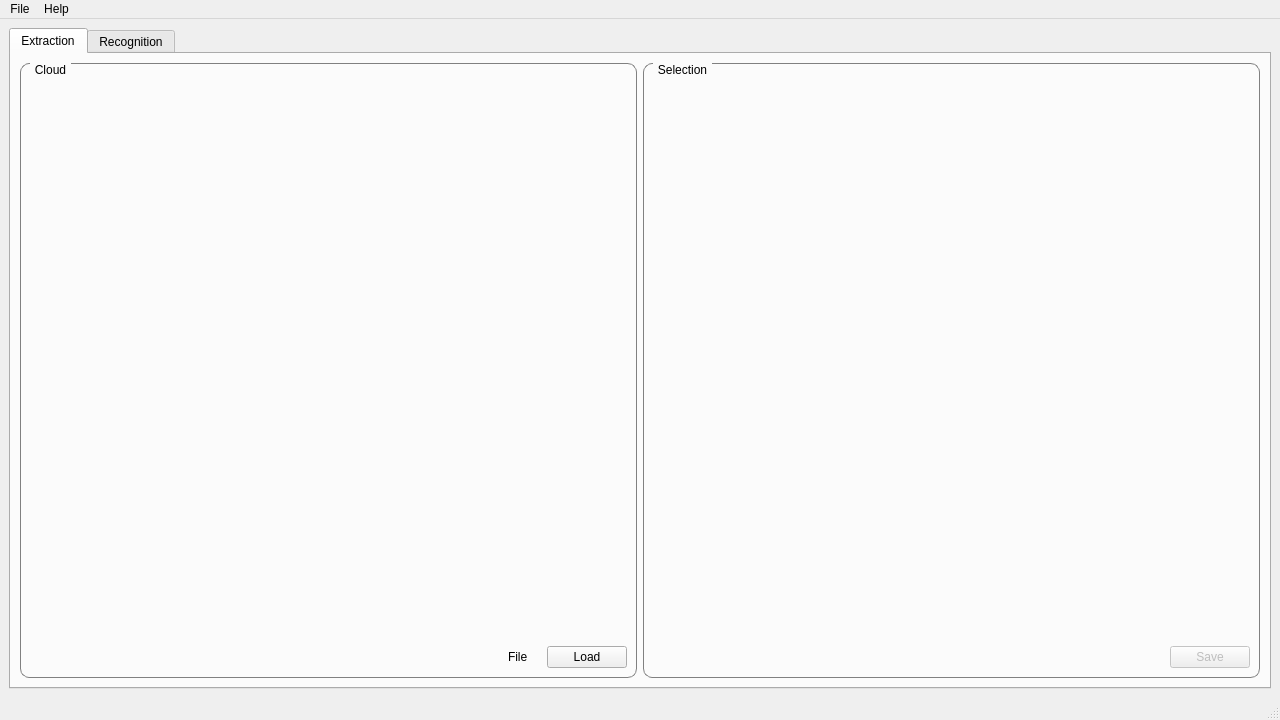
<?xml version="1.0" encoding="UTF-8"?>
<ui version="4.0">
 <class>PCLObjectExtractor</class>
 <widget class="QMainWindow" name="PCLObjectExtractor">
  <property name="geometry">
   <rect>
    <x>0</x>
    <y>0</y>
    <width>1280</width>
    <height>720</height>
   </rect>
  </property>
  <property name="windowTitle">
   <string>PCL Object Extractor</string>
  </property>
  <widget class="QWidget" name="centralwidget">
   <layout class="QVBoxLayout" name="verticalLayout">
    <item>
     <widget class="QTabWidget" name="tabWidget">
      <property name="currentIndex">
       <number>0</number>
      </property>
      <widget class="QWidget" name="selectionTab">
       <attribute name="title">
        <string>Extraction</string>
       </attribute>
       <layout class="QVBoxLayout" name="verticalLayout_6">
        <item>
         <layout class="QHBoxLayout" name="horizontalLayout_2">
          <item>
           <widget class="QGroupBox" name="groupBox_1">
            <property name="styleSheet">
             <string notr="true">QGroupBox {
    border: 1px solid gray;
    border-radius: 9px;
    margin-top: 0.5em;
}

QGroupBox::title {
    subcontrol-origin: margin;
    left: 10px;
    padding: 0 3px 0 3px;
}</string>
            </property>
            <property name="title">
             <string>Cloud</string>
            </property>
            <layout class="QVBoxLayout" name="verticalLayout_2">
             <item>
              <widget class="QVTKWidget" name="qvtkWidget_1" native="true">
               <property name="sizePolicy">
                <sizepolicy hsizetype="Preferred" vsizetype="MinimumExpanding">
                 <horstretch>0</horstretch>
                 <verstretch>0</verstretch>
                </sizepolicy>
               </property>
               <zorder>horizontalSpacer_2</zorder>
              </widget>
             </item>
             <item>
              <layout class="QHBoxLayout" name="horizontalLayout">
               <item>
                <spacer name="horizontalSpacer_2">
                 <property name="orientation">
                  <enum>Qt::Horizontal</enum>
                 </property>
                 <property name="sizeHint" stdset="0">
                  <size>
                   <width>40</width>
                   <height>20</height>
                  </size>
                 </property>
                </spacer>
               </item>
               <item>
                <widget class="QLabel" name="label_3">
                 <property name="sizePolicy">
                  <sizepolicy hsizetype="Preferred" vsizetype="Preferred">
                   <horstretch>0</horstretch>
                   <verstretch>0</verstretch>
                  </sizepolicy>
                 </property>
                 <property name="text">
                  <string>File</string>
                 </property>
                </widget>
               </item>
               <item>
                <widget class="QLabel" name="pointCloudSourceLabel">
                 <property name="sizePolicy">
                  <sizepolicy hsizetype="Preferred" vsizetype="Fixed">
                   <horstretch>0</horstretch>
                   <verstretch>0</verstretch>
                  </sizepolicy>
                 </property>
                 <property name="text">
                  <string/>
                 </property>
                 <property name="alignment">
                  <set>Qt::AlignCenter</set>
                 </property>
                </widget>
               </item>
               <item>
                <widget class="QPushButton" name="loadButton">
                 <property name="sizePolicy">
                  <sizepolicy hsizetype="Preferred" vsizetype="Preferred">
                   <horstretch>0</horstretch>
                   <verstretch>0</verstretch>
                  </sizepolicy>
                 </property>
                 <property name="text">
                  <string>Load</string>
                 </property>
                </widget>
               </item>
              </layout>
             </item>
            </layout>
            <zorder></zorder>
            <zorder></zorder>
            <zorder></zorder>
           </widget>
          </item>
          <item>
           <widget class="QGroupBox" name="groupBox_2">
            <property name="styleSheet">
             <string notr="true">QGroupBox {
    border: 1px solid gray;
    border-radius: 9px;
    margin-top: 0.5em;
}

QGroupBox::title {
    subcontrol-origin: margin;
    left: 10px;
    padding: 0 3px 0 3px;
}</string>
            </property>
            <property name="title">
             <string>Selection</string>
            </property>
            <layout class="QVBoxLayout" name="verticalLayout_3">
             <item>
              <widget class="QVTKWidget" name="qvtkWidget_2" native="true">
               <property name="sizePolicy">
                <sizepolicy hsizetype="Preferred" vsizetype="MinimumExpanding">
                 <horstretch>0</horstretch>
                 <verstretch>0</verstretch>
                </sizepolicy>
               </property>
              </widget>
             </item>
             <item>
              <layout class="QHBoxLayout" name="horizontalLayout_4">
               <item>
                <spacer name="horizontalSpacer">
                 <property name="orientation">
                  <enum>Qt::Horizontal</enum>
                 </property>
                 <property name="sizeHint" stdset="0">
                  <size>
                   <width>40</width>
                   <height>20</height>
                  </size>
                 </property>
                </spacer>
               </item>
               <item>
                <widget class="QLabel" name="pointsSelectedLabel">
                 <property name="text">
                  <string/>
                 </property>
                 <property name="alignment">
                  <set>Qt::AlignRight|Qt::AlignTrailing|Qt::AlignVCenter</set>
                 </property>
                </widget>
               </item>
               <item>
                <widget class="QPushButton" name="saveButton">
                 <property name="enabled">
                  <bool>false</bool>
                 </property>
                 <property name="sizePolicy">
                  <sizepolicy hsizetype="Preferred" vsizetype="Preferred">
                   <horstretch>0</horstretch>
                   <verstretch>0</verstretch>
                  </sizepolicy>
                 </property>
                 <property name="text">
                  <string>Save</string>
                 </property>
                </widget>
               </item>
              </layout>
             </item>
            </layout>
           </widget>
          </item>
         </layout>
        </item>
       </layout>
      </widget>
      <widget class="QWidget" name="tab">
       <attribute name="title">
        <string>Recognition</string>
       </attribute>
       <layout class="QHBoxLayout" name="horizontalLayout_5">
        <item>
         <widget class="QFrame" name="frame_2">
          <property name="frameShape">
           <enum>QFrame::StyledPanel</enum>
          </property>
          <property name="frameShadow">
           <enum>QFrame::Raised</enum>
          </property>
          <layout class="QVBoxLayout" name="verticalLayout_5">
           <item>
            <widget class="QLabel" name="label_2">
             <property name="sizePolicy">
              <sizepolicy hsizetype="Fixed" vsizetype="Fixed">
               <horstretch>0</horstretch>
               <verstretch>0</verstretch>
              </sizepolicy>
             </property>
             <property name="text">
              <string>Model</string>
             </property>
            </widget>
           </item>
           <item>
            <widget class="QVTKWidget" name="qvtkWidget_3" native="true"/>
           </item>
          </layout>
         </widget>
        </item>
        <item>
         <widget class="QFrame" name="frame_4">
          <property name="frameShape">
           <enum>QFrame::StyledPanel</enum>
          </property>
          <property name="frameShadow">
           <enum>QFrame::Raised</enum>
          </property>
          <layout class="QVBoxLayout" name="verticalLayout_7">
           <item>
            <widget class="QLabel" name="label_5">
             <property name="sizePolicy">
              <sizepolicy hsizetype="Fixed" vsizetype="Fixed">
               <horstretch>0</horstretch>
               <verstretch>0</verstretch>
              </sizepolicy>
             </property>
             <property name="text">
              <string>Scene</string>
             </property>
            </widget>
           </item>
           <item>
            <widget class="QVTKWidget" name="qvtkWidget_4" native="true"/>
           </item>
          </layout>
         </widget>
        </item>
       </layout>
      </widget>
     </widget>
    </item>
   </layout>
  </widget>
  <widget class="QMenuBar" name="menubar">
   <property name="geometry">
    <rect>
     <x>0</x>
     <y>0</y>
     <width>1280</width>
     <height>25</height>
    </rect>
   </property>
   <widget class="QMenu" name="menuFile">
    <property name="title">
     <string>File</string>
    </property>
    <addaction name="actionExit"/>
   </widget>
   <widget class="QMenu" name="menuHelp">
    <property name="title">
     <string>Help</string>
    </property>
    <addaction name="actionHelp"/>
   </widget>
   <addaction name="menuFile"/>
   <addaction name="menuHelp"/>
  </widget>
  <widget class="QStatusBar" name="statusbar"/>
  <action name="actionHelp">
   <property name="text">
    <string>About PCL Object Extractor</string>
   </property>
  </action>
  <action name="actionExit">
   <property name="text">
    <string>Exit</string>
   </property>
  </action>
 </widget>
 <customwidgets>
  <customwidget>
   <class>QVTKWidget</class>
   <extends>QWidget</extends>
   <header location="global">QVTKWidget.h</header>
   <container>1</container>
  </customwidget>
 </customwidgets>
 <resources/>
 <connections/>
</ui>
